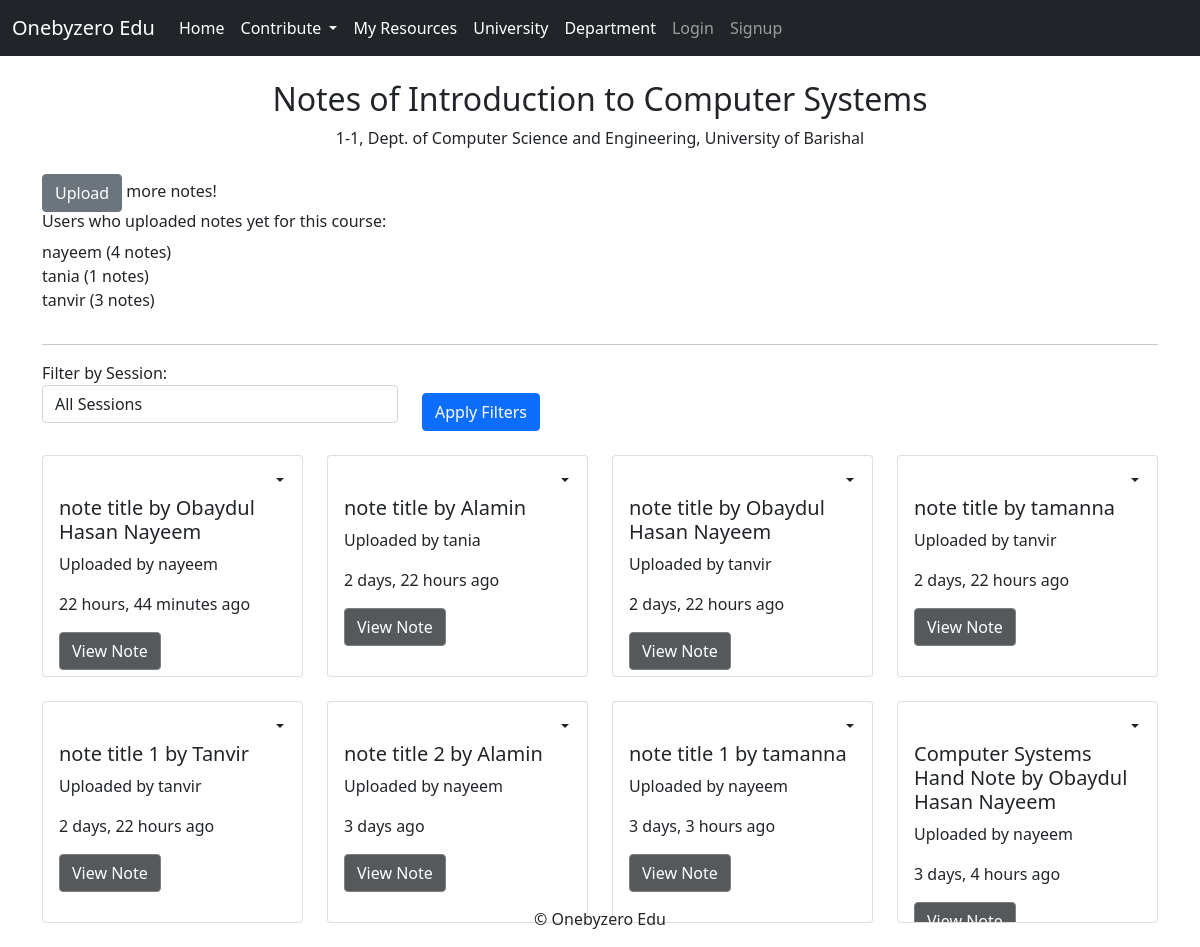
Page /study/view_notes/1/ on the committed database.
### study/models.py (models this page shows, shortened)
class Course(models.Model):
    title = models.CharField(max_length=100)
    code = models.CharField(max_length=10)
    credit = models.DecimalField(max_digits=4, decimal_places=2)
    department = models.ForeignKey(Department, on_delete=models.CASCADE)
    university = models.ForeignKey(University, on_delete=models.CASCADE, default=1)
    year = models.PositiveIntegerField()
    semester = models.PositiveIntegerField()
    syllabus = models.TextField(blank=True, null=True)

class Department(models.Model):
    name = models.CharField(max_length=100)
    university = models.ForeignKey(University, on_delete=models.CASCADE)

class University(models.Model):
    name = models.CharField(max_length=100)

class NoteModel(models.Model):
    university = models.ForeignKey(University, on_delete=models.CASCADE)
    department = models.ForeignKey(Department, on_delete=models.CASCADE)
    year = models.PositiveIntegerField(choices=YEAR_CHOICES)
    semester = models.PositiveIntegerField(choices=SEMESTER_CHOICES)
    course = models.ForeignKey(Course, on_delete=models.CASCADE)
    session = models.CharField(choices=SESSION_CHOICES, max_length=50)
    note_title = models.CharField(max_length=200)
    note_author = models.CharField(max_length=100)
    note_file = models.FileField(upload_to='study/notes/',
        validators=[FileExtensionValidator(allowed_extensions=['pdf', 'jpg', 'png', 'jpeg'])])
    upload_time = models.DateTimeField(auto_now_add=True)
    uploaded_by = models.ForeignKey(User, on_delete=models.CASCADE)
    feedback = models.TextField(blank=True, null=True)

### study/views.py (the view)
# urls.py: path('view_notes/<int:course_id>/', views.view_notes, name='view_notes'),
def view_notes(request, course_id):
    course = get_object_or_404(Course, pk=course_id)
    notes = NoteModel.objects.filter(course=course).order_by('-upload_time')
    session_filter = request.GET.get('session')
    exam_name_filter = request.GET.get('exam_name')
    if session_filter:
        notes = notes.filter(session=session_filter)
    all_uploaders = NoteModel.objects.filter(course=course_id).values_list('uploaded_by__username', flat=True).distinct()
    users_with_note_count = (
        NoteModel.objects
        .filter(course=course)
        .values('uploaded_by__username')
        .annotate(note_count=Count('uploaded_by__username'))
    )
    context = {
        'notes': notes,
        'course': course,
        'all_uploaders': all_uploaders,
        'users_with_note_count': users_with_note_count
    }
    return render(request, 'resources/notes/view_notes.html', context)

### study/context_processors/department_context_processors.py (called while the page is built)
def department_context_view(request):
    user = request.user.id
    total_courses = Course.objects.all().count()
    sem1_total_courses = Course.objects.filter(year=1, semester=1).count()
    context = {
        'total_courses': total_courses,
        'sem1_total_courses': sem1_total_courses,
    }
    return {'context': context}

### study/templatetags/time_filters.py (called while the page is built)
@register.filter(name='time_ago')
def time_ago(value):
    if isinstance(value, datetime.datetime):
        return timesince(value, now())
    return value  # Return the original value if it's not a datetime object

### study/templates/resources/notes/view_notes.html (shortened to what this page needs)
{% extends "base.html" %}
{% load time_filters %}
{% load static %}
{% block content %}
    <div class="container mt-4">
        <div class="text-center">
            <h2>Notes of {{ course.title }}</h2>
            <p>{{ course.semester }}-{{ course.year }},
                Dept. of {{ course.department.name }},
                {{ course.university.name }}</p>
        </div>
        <div class="row justify-content-between align-items-center mt-4">
            <div>
                <a href="{% url 'add_note' %}" class="btn btn-secondary mr-2">Upload</a>
                <span>more notes!</span>
            </div>
            <div>
                <h6>Users who uploaded notes yet for this course:</h6>
                <ul class="list-unstyled">
                    {% for user_info in users_with_note_count %}
                        <li>{{ user_info.uploaded_by__username }} ({{ user_info.note_count }} notes)</li>
                    {% empty %}
                        <li>No users have uploaded notes for this course.</li>
                    {% endfor %}
                </ul>
            </div>
        </div>
        <hr>
        <form method="GET" class="mb-4">
            <div class="row align-items-end">
                <div class="col-md-4 mb-2">
                    <label for="sessionFilter">Filter by Session:</label>
                    <select name="session" id="sessionFilter" class="form-control">
                        <option value="">All Sessions</option>
                    </select>
                </div>
                <div class="col-md-4">
                    <button type="submit" class="btn btn-primary btn-block">Apply Filters</button>
                </div>
            </div>
        </form>
        <div class="row">
            {% for i in notes %}
                <div class="col-md-3 mb-4">
                    <div class="card">
                        <div class="card-body" style="height: 220px; overflow: hidden;">
                            <div  class="dropdown dropleft" style="position: absolute; top: 5px; right: 5px;">
                                <button class="btn dropdown-toggle" type="button" id="dropdownMenuButton" data-bs-toggle="dropdown" aria-haspopup="true" aria-expanded="false">
                                </button>
                            </div>
<button class="btn btn-link" id="loveBtn{{ i.id }}" onclick="handleLoveClick({{ i.id }})">
</button>
                            <h5 class="card-title">{{ i.note_title }} by {{ i.note_author }}</h5>
                            <p class="card-text">Uploaded by {{ i.uploaded_by.username }}</p>
                            <p>{{ i.upload_time|time_ago }} ago</p>
                            <a href="{{ i.note_file.url }}" target="_blank" class="btn btn-primary  view-btn" data-toggle="modal" data-target="#imageModal{{ i.id }}">
                                 View Note
                            </a>
                        </div>
                    </div>
                </div>
            {% empty %}
                <p class="col-12 text-center">No notes available.</p>
            {% endfor %}
        </div>
    </div>
{% endblock %}

### templates/base.html (style rules this page uses)
.view-btn { background-color: #56595C; border-color: gray; }

### rows in the picture
Course: title "Introduction to Computer Systems", semester "1", year "1", department.name "Computer Science and Engineering", university.name "University of Barishal"
NoteModel: note_title "note title", note_author "Obaydul Hasan Nayeem", uploaded_by.username "nayeem", upload_time "22 hours, 44 minutes"
NoteModel: note_title "note title", note_author "Alamin", uploaded_by.username "tania", upload_time "2 days, 22 hours"
NoteModel: note_title "note title", note_author "Obaydul Hasan Nayeem", uploaded_by.username "tanvir", upload_time "2 days, 22 hours"
NoteModel: note_title "note title", note_author "tamanna", uploaded_by.username "tanvir", upload_time "2 days, 22 hours"
NoteModel: note_title "note title 1", note_author "Tanvir", uploaded_by.username "tanvir", upload_time "2 days, 22 hours"
NoteModel: note_title "note title 2", note_author "Alamin", uploaded_by.username "nayeem", upload_time "3 days"
NoteModel: note_title "note title 1", note_author "tamanna", uploaded_by.username "nayeem", upload_time "3 days, 3 hours"
NoteModel: note_title "Computer Systems Hand Note", note_author "Obaydul Hasan Nayeem", uploaded_by.username "nayeem", upload_time "3 days, 4 hours"

### other values in the picture
{{ user_info.uploaded_by__username }} "nayeem"
{{ user_info.note_count }} "4"
{{ user_info.uploaded_by__username }} "tania" "tanvir"
{{ user_info.note_count }} "1" "3"
